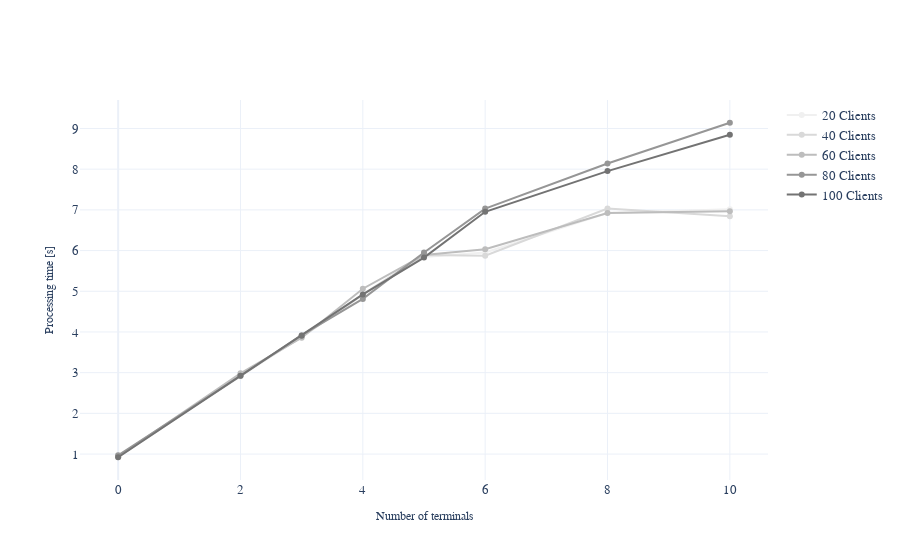

Notebook source saved alongside this figure:
### Code cell
df_dict_process_time = df_processing_time_base
fig = go.Figure()
for i in df_dict_process_time.columns:
    fig.add_trace(go.Scatter(y = df_dict_process_time[i], x = df_dict_process_time.index, name = f"{i} Clients"))
fig.update_xaxes(title = "Number of terminals")
fig.update_yaxes(title = "Processing time [s]")
fig.update_layout(colorway = [px.colors.sequential.Greys[i] for i in [1,2,3,4,5]])
fig.show()

### Figure 1 — Plotly figure (JSON) as saved in the notebook; plotly's stock layout.template omitted (floating-point values rounded to 4 significant figures)
{"data": [{"name": "20 Clients", "type": "scatter", "x": [0, 2, 3, 4, 5, 6, 8, 10], "y": [0.9375, 2.906, 3.891, 4.906, 5.844, 5.953, 6.922, 7.016]}, {"name": "40 Clients", "type": "scatter", "x": [0, 2, 3, 4, 5, 6, 8, 10], "y": [0.9219, 2.938, 3.875, 4.922, 5.891, 5.875, 7.031, 6.844]}, {"name": "60 Clients", "type": "scatter", "x": [0, 2, 3, 4, 5, 6, 8, 10], "y": [0.9375, 2.984, 3.859, 5.062, 5.891, 6.031, 6.922, 6.969]}, {"name": "80 Clients", "type": "scatter", "x": [0, 2, 3, 4, 5, 6, 8, 10], "y": [0.9688, 2.922, 3.922, 4.812, 5.953, 7.031, 8.141, 9.141]}, {"name": "100 Clients", "type": "scatter", "x": [0, 2, 3, 4, 5, 6, 8, 10], "y": [0.9219, 2.922, 3.906, 4.922, 5.828, 6.953, 7.953, 8.844]}], "layout": {"colorway": ["rgb(240,240,240)", "rgb(217,217,217)", "rgb(189,189,189)", "rgb(150,150,150)", "rgb(115,115,115)"], "xaxis": {"title": {"text": "Number of terminals"}}, "yaxis": {"title": {"text": "Processing time [s]"}}}}
